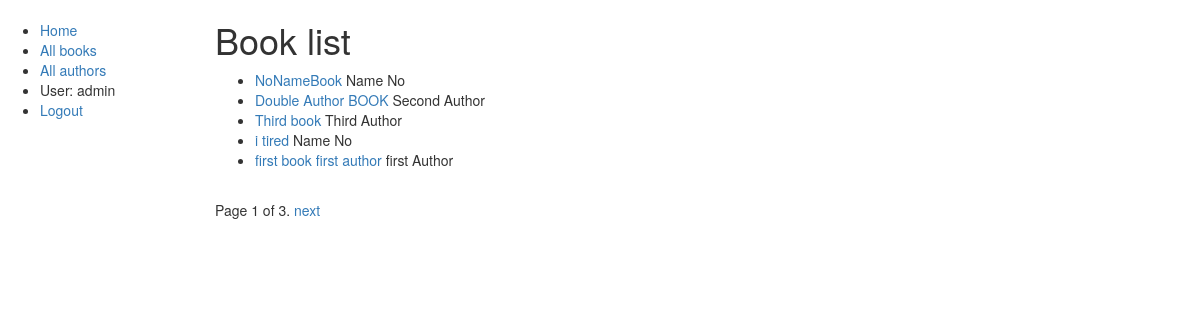
Before: /catalog/books/ (signed in) with the older database file.
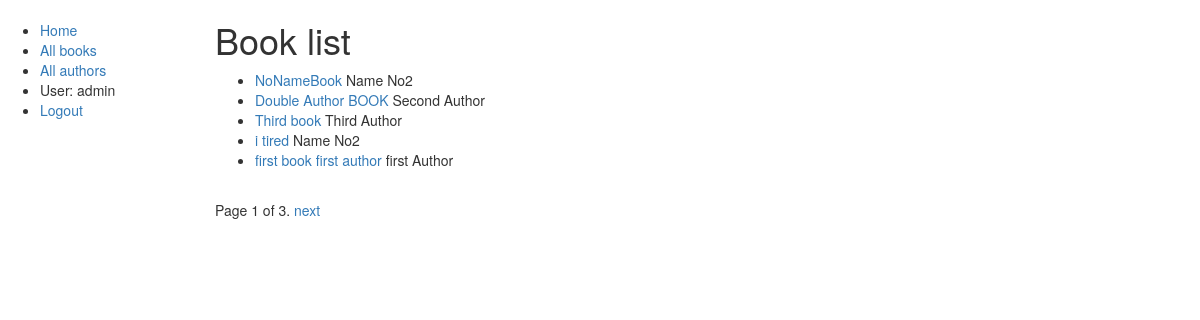
After: the same page with the newer database file.
### catalog/models.py (models this page shows, shortened)
class Book(models.Model):
	title = models.CharField(max_length=200)
	author = models.ForeignKey(Author, on_delete=models.SET_NULL, null=True)
	summary = models.TextField(max_length=1000, help_text='Enter a brief description of the book')
	isbn = models.CharField('ISBN',max_length=13,help_text='13 Character <a href="https://www.isbn-international.org/content/what-isbn">ISBN number</a>')
	genre = models.ManyToManyField(Genre, help_text='Select a genre for this book')
	LANGUAGE = (
			('ru', 'Russian'),
			('en', 'English'),
			('ger', 'German'),
			('fr', 'French'),
		)
	lang = models.CharField('Language',max_length=3,choices=LANGUAGE, default='ru', help_text='Language of book')
	def get_absolute_url(self):
		return reverse('book-detail', args=[str(self.id)])

class Author(models.Model):
	first_name = models.CharField(max_length=100)
	last_name = models.CharField(max_length=100)
	date_of_birth = models.DateField(null=True, blank=True)
	date_of_death = models.DateField('Died', null=True, blank=True)
	def __str__(self):
		return f'{self.last_name} {self.first_name}'

### catalog/views.py (the view)
class BookListView(LoginRequiredMixin, generic.ListView):
	model = Book
	context_object_name = 'all_book_list'
	template_name = 'books/all_book_template.html'
	paginate_by = 5
	login_url = '/accounts/login/'
	redirect_field_name = 'next'
	def get_queryset(self):
		return Book.objects.all()
	def get_context_data(self, **kwargs):
		context = super(BookListView,self).get_context_data(**kwargs)
		context['some']= 'some data'
		return context

### catalog/templates/books/all_book_template.html (shortened to what this page needs)
{% extends '../base.html' %}
{% block content %}
	<h1>Book list</h1>
	{% if all_book_list %}
		<ul>
			{% for book in all_book_list %}
				<li><a href="{{ book.get_absolute_url }}">{{ book.title }}</a> {{book.author}}</li>
			{% endfor %}
		</ul>
	{% else %}
		<p>There are no books in the library</p>
	{% endif %}
{% endblock content %}

Changed rows visible on the page:
changed through a linked row, Book "NoNameBook": author "Name No" → "Name No2"
changed through a linked row, Book "i tired": author "Name No" → "Name No2"
